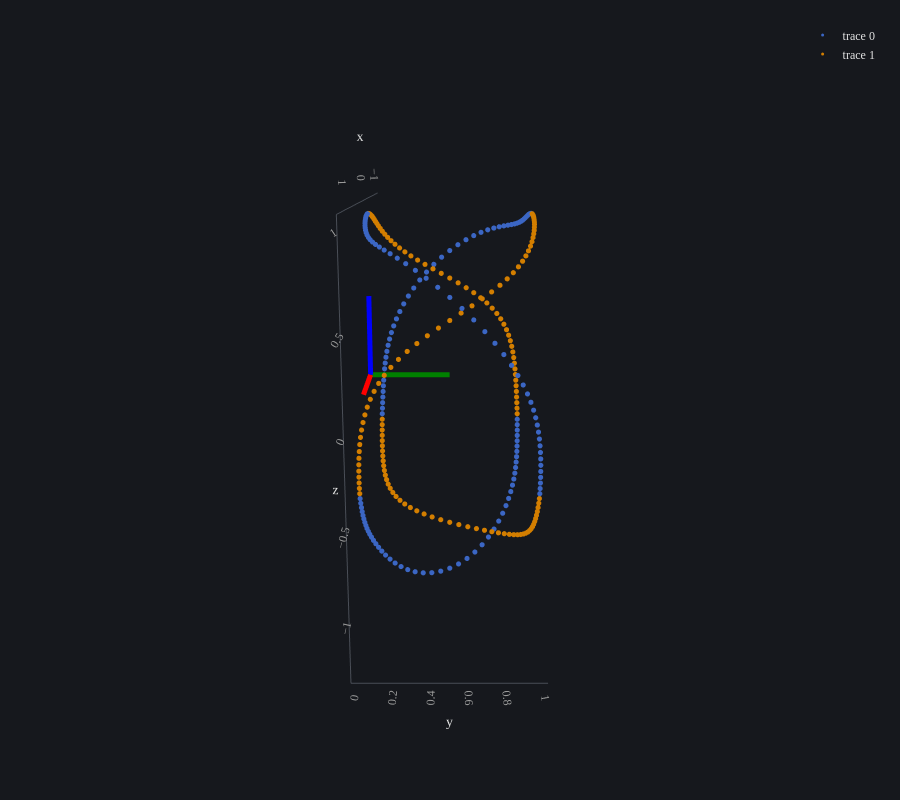

The code cell stored with this chart in its notebook:
### Code cell
# add the data
data = [
    go.Scatter3d(
        x=b[:, 0],
        y=b[:, 1],
        z=b[:, 2],
    )
    for b in converted
]

# add a KOS
data += [
    go.Scatter3d(
        x=[0, 0.5 if ax=="x" else 0], y=[0, 0.5 if ax=="y" else 0], z=[0, 0.5 if ax=="z" else 0],
        mode="lines",
        line=dict(color=col, width=10),
        showlegend=False,
        hoverinfo="skip",
    )
    for ax, col in zip(["x", "y", "z"], ["red", "green", "blue"])
]

go.Figure(
    data=data,
    layout=dict(
        template="mine_dark+mine_3d",
        scene=dict(
            aspectmode="data",
            camera=dict(
                eye=dict(x=3.0, y=0, z=0.8), # where the camera sits
                center=dict(x=0, y=0, z=0.0), # the point it looks at
                up=dict(x=-1, y=0, z=0), # which direction is "up" on screen
            ),
        ),
        height=800
    ),
)

### Figure 1 — Plotly figure (JSON) as saved in the notebook; plotly's stock layout.template omitted (floating-point values rounded to 4 significant figures; data arrays with more than 128 entries replaced by an {"elided": "..."} marker saying what was removed)
{"data": [{"type": "scatter3d", "x": {"elided": "150 float values"}, "y": {"elided": "150 float values"}, "z": {"elided": "150 float values"}}, {"type": "scatter3d", "x": {"elided": "150 float values"}, "y": {"elided": "150 float values"}, "z": {"elided": "150 float values"}}, {"hoverinfo": "skip", "line": {"color": "red", "width": 10}, "mode": "lines", "showlegend": false, "type": "scatter3d", "x": [0, 0.5], "y": [0, 0], "z": [0, 0]}, {"hoverinfo": "skip", "line": {"color": "green", "width": 10}, "mode": "lines", "showlegend": false, "type": "scatter3d", "x": [0, 0], "y": [0, 0.5], "z": [0, 0]}, {"hoverinfo": "skip", "line": {"color": "blue", "width": 10}, "mode": "lines", "showlegend": false, "type": "scatter3d", "x": [0, 0], "y": [0, 0], "z": [0, 0.5]}], "layout": {"height": 800, "scene": {"aspectmode": "data", "camera": {"center": {"x": 0, "y": 0, "z": 0}, "eye": {"x": 3, "y": 0, "z": 0.8}, "up": {"x": -1, "y": 0, "z": 0}}}}}
